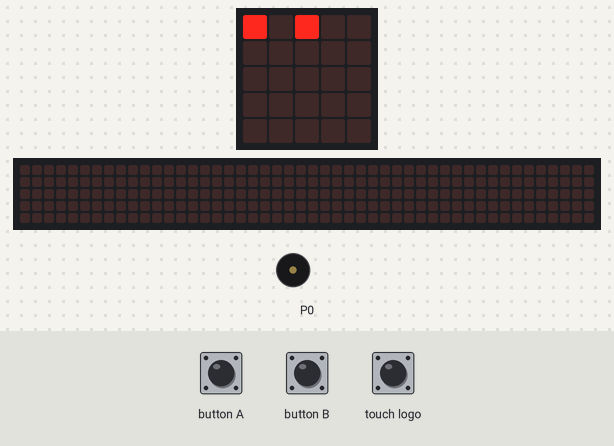
Recording of a program running on a simulated BBC micro:bit running MicroPython. On the bench: the board's 5×5 LED display, a strip that is not on the board, showing the scrolling text unrolled, buzzer (waves = sounding). The inputs (shaded band) are chosen by the test bench. The 48×5 strip is a reading aid, not a part: it shows the text the display is scrolling, unrolled, one strip-width of it at a time.

Above: at 1.2 s.
1.3 s: button A pressed for 0.15 s
2.0 s: touch logo pressed for 3.2 s
At 2.08 s:
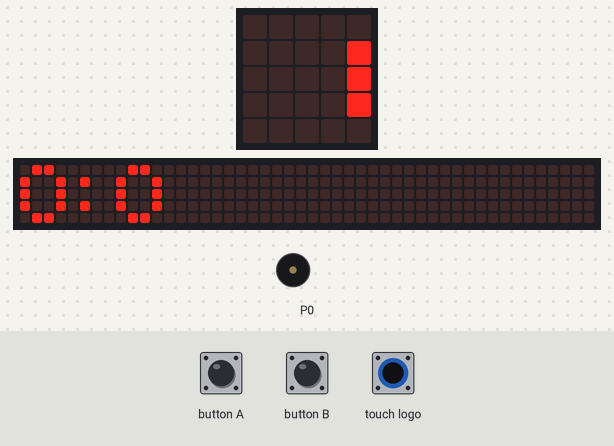
5.8 s: button B pressed for 0.15 s
6.5 s: touch logo pressed for 3.2 s
At 7.85 s:
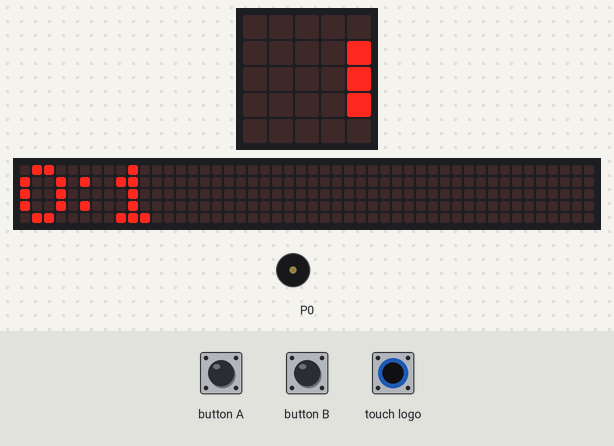
10.3 s: button A pressed for 1 s
At 11.1 s:
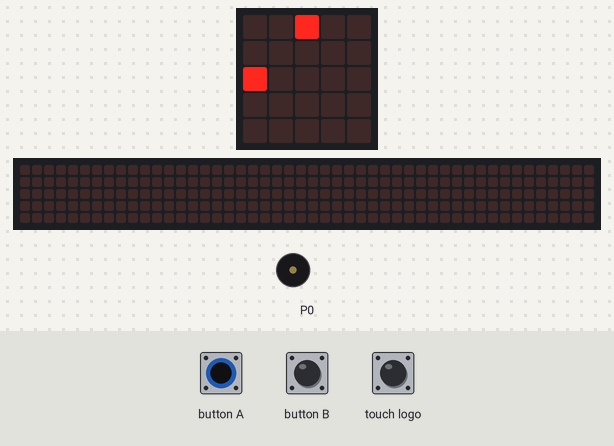
11.9 s: button B pressed for 1 s
At 13.8 s:
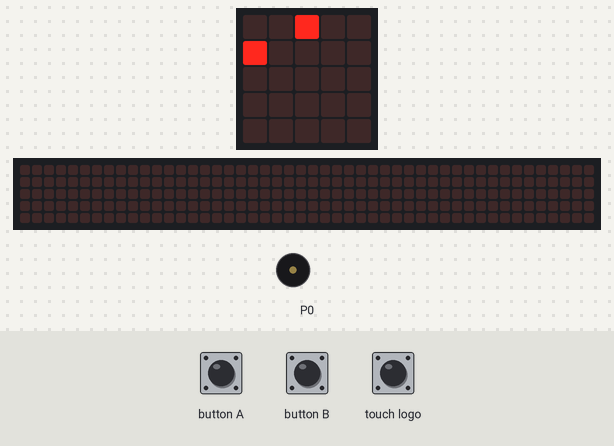
Timing chart, 0 to 15.3 s (numbered marks = the images above; inputs shaded):
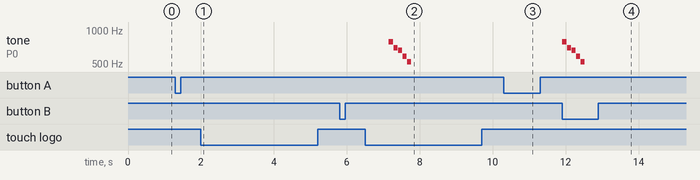

The program:

spin02.py
```python
from microbit import *
import random
import music

x0 = 2
y0 = 0

spin = False
x = 0
y = 0

xstep = 0
ystep = 0

success = 0
fail = 0

while True:

    display.set_pixel(x, y, 9)
    display.set_pixel(x0, y0, 9)
    if pin_logo.is_touched():
        display.scroll("{}:{}".format(success, fail))

    if button_a.was_pressed():
        spin = True
    if button_b.was_pressed():
        if not spin:
            continue
        if x == x0 and y == y0:
            music.play(music.JUMP_UP)
            success += 1
        else:
            music.play(music.JUMP_DOWN)
            fail += 1
        spin = False

    if spin:
        if x==0 and y==0:
            xstep = 1
            ystep = 0
        elif x==4 and y==0:
            xstep = 0
            ystep = 1
        elif x==4 and y==4:
            xstep = -1
            ystep = 0
        elif x==0 and y==4:
            xstep = 0
            ystep = -1

        # music.pitch(500, 10)
        sleep(50)

        display.set_pixel(x, y, 0)
        display.set_pixel(x0, y0, 9)
        x = x + xstep
        y = y + ystep


    
```

Measured:
- after the input at 2.0 s, the display: changes at once (image 1)
- after the input at 10.3 s, the display: first changes after 0.05 s (image 3 shows a later state)
- after the input at 11.9 s, tone on P0: plays 784 Hz for 0.12 s, 698 Hz for 0.12 s, 659 Hz for 0.12 s, 587 Hz for 0.12 s, 523 Hz for 0.12 s, starting at once
- by itself, tone on P0: plays 784 Hz for 0.12 s, 698 Hz for 0.12 s, 659 Hz for 0.12 s, 587 Hz for 0.12 s, 523 Hz for 0.12 s
